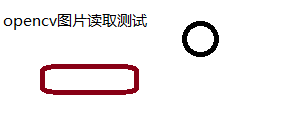
#> input picture 002testimg.png, 291 x 138 px, found by its file name
$ jupyter execute '004opencv图片缩放.ipynb'
#> lines starting #> are read from the running program, lines starting #| are printed output that depends on the picture
[cell 1]
import cv2

[cell 2]
img = cv2.imread(r'E:\MyProject\DLLearn\002testimg.png',1)
#> img is the input picture: shape (138, 291, 3); mean B, G, R 241.6, 241, 244.9
imgInfo = img.shape # 图像信息
#> imgInfo = (138, 291, 3)
print(imgInfo, '<--->', '(高度, 宽度, 颜色深度)')
#| (138, 291, 3) <---> (高度, 宽度, 颜色深度)

缩放

[cell 3]
dstHeight = int(imgInfo[0]*0.5)
#> dstHeight = 69
dstWidth = int(imgInfo[1]*0.5)
#> dstWidth = 145
dst = cv2.resize(img, (dstWidth, dstHeight))
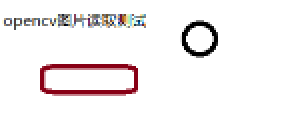
#> dst: shape (69, 145, 3) (shown 2 times larger); mean B, G, R 241.8, 241.4, 245.1
cv2.imshow('0.5*img', dst)
cv2.waitKey(0)

[cell 4]
import numpy as np

- 最近领域插值法
src 10 * 20 dst 5 * 10
dst <- src
(1,2) <- (2,4)
dst x <- $x_{src} * \frac{width_{src}}{width_{dst}}$
dst y <- $y_{src} * \frac{height_{src}}{height_{dst}}$


[cell 5]
dstImage = np.zeros((dstHeight, dstWidth, 3), np.uint8)
for i in range(0, dstHeight):
    for j in range(0, dstWidth):
        iNew = int(i*(imgInfo[0]/dstHeight))
        jNew = int(j*(imgInfo[1]/dstWidth))
        dstImage[i,j] = img[iNew,jNew]
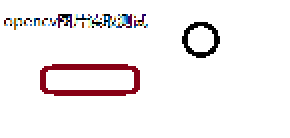
#> dstImage: shape (69, 145, 3) (shown 2 times larger); mean B, G, R 240.4, 239.5, 244
cv2.imshow('最近领域插值法', dstImage)
cv2.waitKey(0)
